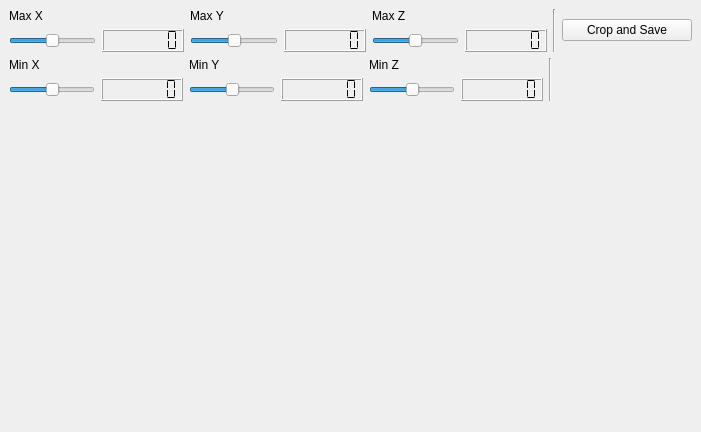
<?xml version="1.0" encoding="UTF-8"?>
<ui version="4.0">
 <class>CropCloud</class>
 <widget class="QMainWindow" name="CropCloud">
  <property name="geometry">
   <rect>
    <x>0</x>
    <y>0</y>
    <width>701</width>
    <height>432</height>
   </rect>
  </property>
  <property name="windowTitle">
   <string>PCLViewer</string>
  </property>
  <widget class="QWidget" name="central_widget">
   <layout class="QGridLayout" name="grid_layout">
    <item row="0" column="0">
     <layout class="QVBoxLayout" name="vertical_layout">
      <item>
       <layout class="QHBoxLayout" name="horizontal_layout_max">
        <item>
         <layout class="QGridLayout" name="grid_layout_max_x">
          <item row="1" column="0">
           <widget class="QSlider" name="slider_max_x">
            <property name="minimum">
             <number>-10000</number>
            </property>
            <property name="maximum">
             <number>10000</number>
            </property>
            <property name="orientation">
             <enum>Qt::Horizontal</enum>
            </property>
           </widget>
          </item>
          <item row="0" column="0">
           <widget class="QLabel" name="label_max_x">
            <property name="text">
             <string>Max X</string>
            </property>
           </widget>
          </item>
          <item row="1" column="1">
           <widget class="QLCDNumber" name="number_max_x">
            <property name="digitCount">
             <number>7</number>
            </property>
            <property name="segmentStyle">
             <enum>QLCDNumber::Flat</enum>
            </property>
           </widget>
          </item>
         </layout>
        </item>
        <item>
         <layout class="QGridLayout" name="grid_layout_max_y">
          <item row="0" column="0">
           <widget class="QLabel" name="label_max_y">
            <property name="text">
             <string>Max Y</string>
            </property>
           </widget>
          </item>
          <item row="1" column="1">
           <widget class="QLCDNumber" name="number_max_y">
            <property name="digitCount">
             <number>7</number>
            </property>
            <property name="segmentStyle">
             <enum>QLCDNumber::Flat</enum>
            </property>
           </widget>
          </item>
          <item row="1" column="0">
           <widget class="QSlider" name="slider_max_y">
            <property name="minimum">
             <number>-10000</number>
            </property>
            <property name="maximum">
             <number>10000</number>
            </property>
            <property name="orientation">
             <enum>Qt::Horizontal</enum>
            </property>
           </widget>
          </item>
         </layout>
        </item>
        <item>
         <layout class="QGridLayout" name="grid_layout_max_z">
          <item row="1" column="1">
           <widget class="QLCDNumber" name="number_max_z">
            <property name="digitCount">
             <number>7</number>
            </property>
            <property name="segmentStyle">
             <enum>QLCDNumber::Flat</enum>
            </property>
           </widget>
          </item>
          <item row="1" column="0">
           <widget class="QSlider" name="slider_max_z">
            <property name="minimum">
             <number>-10000</number>
            </property>
            <property name="maximum">
             <number>10000</number>
            </property>
            <property name="orientation">
             <enum>Qt::Horizontal</enum>
            </property>
           </widget>
          </item>
          <item row="0" column="0">
           <widget class="QLabel" name="label_max_z">
            <property name="text">
             <string>Max Z</string>
            </property>
           </widget>
          </item>
         </layout>
        </item>
        <item>
         <widget class="Line" name="line_max">
          <property name="orientation">
           <enum>Qt::Vertical</enum>
          </property>
         </widget>
        </item>
        <item>
         <widget class="QPushButton" name="save_button">
          <property name="sizePolicy">
           <sizepolicy hsizetype="Fixed" vsizetype="Fixed">
            <horstretch>0</horstretch>
            <verstretch>0</verstretch>
           </sizepolicy>
          </property>
          <property name="minimumSize">
           <size>
            <width>130</width>
            <height>0</height>
           </size>
          </property>
          <property name="maximumSize">
           <size>
            <width>130</width>
            <height>16777215</height>
           </size>
          </property>
          <property name="text">
           <string>Crop and Save</string>
          </property>
         </widget>
        </item>
       </layout>
      </item>
      <item>
       <layout class="QHBoxLayout" name="horizontal_layout_min">
        <item>
         <layout class="QGridLayout" name="grid_layout_min_x">
          <item row="1" column="0">
           <widget class="QSlider" name="slider_min_x">
            <property name="minimum">
             <number>-10000</number>
            </property>
            <property name="maximum">
             <number>10000</number>
            </property>
            <property name="orientation">
             <enum>Qt::Horizontal</enum>
            </property>
           </widget>
          </item>
          <item row="0" column="0">
           <widget class="QLabel" name="label_min_x">
            <property name="text">
             <string>Min X</string>
            </property>
           </widget>
          </item>
          <item row="1" column="1">
           <widget class="QLCDNumber" name="number_min_x">
            <property name="digitCount">
             <number>7</number>
            </property>
            <property name="segmentStyle">
             <enum>QLCDNumber::Flat</enum>
            </property>
           </widget>
          </item>
         </layout>
        </item>
        <item>
         <layout class="QGridLayout" name="grid_layout_min_y">
          <item row="0" column="0">
           <widget class="QLabel" name="label_min_y">
            <property name="text">
             <string>Min Y</string>
            </property>
           </widget>
          </item>
          <item row="1" column="1">
           <widget class="QLCDNumber" name="number_min_y">
            <property name="digitCount">
             <number>7</number>
            </property>
            <property name="segmentStyle">
             <enum>QLCDNumber::Flat</enum>
            </property>
           </widget>
          </item>
          <item row="1" column="0">
           <widget class="QSlider" name="slider_min_y">
            <property name="minimum">
             <number>-10000</number>
            </property>
            <property name="maximum">
             <number>10000</number>
            </property>
            <property name="orientation">
             <enum>Qt::Horizontal</enum>
            </property>
           </widget>
          </item>
         </layout>
        </item>
        <item>
         <layout class="QGridLayout" name="grid_layout_min_z">
          <item row="1" column="1">
           <widget class="QLCDNumber" name="number_min_z">
            <property name="digitCount">
             <number>7</number>
            </property>
            <property name="segmentStyle">
             <enum>QLCDNumber::Flat</enum>
            </property>
           </widget>
          </item>
          <item row="1" column="0">
           <widget class="QSlider" name="slider_min_z">
            <property name="minimum">
             <number>-10000</number>
            </property>
            <property name="maximum">
             <number>10000</number>
            </property>
            <property name="orientation">
             <enum>Qt::Horizontal</enum>
            </property>
           </widget>
          </item>
          <item row="0" column="0">
           <widget class="QLabel" name="label_min_z">
            <property name="text">
             <string>Min Z</string>
            </property>
           </widget>
          </item>
         </layout>
        </item>
        <item>
         <widget class="Line" name="line_min">
          <property name="orientation">
           <enum>Qt::Vertical</enum>
          </property>
         </widget>
        </item>
        <item>
         <spacer name="horizontal_spacer">
          <property name="orientation">
           <enum>Qt::Horizontal</enum>
          </property>
          <property name="sizeType">
           <enum>QSizePolicy::Preferred</enum>
          </property>
          <property name="sizeHint" stdset="0">
           <size>
            <width>140</width>
            <height>0</height>
           </size>
          </property>
         </spacer>
        </item>
       </layout>
      </item>
      <item>
       <widget class="QVTKWidget" name="pcl_widget" native="true">
        <property name="sizePolicy">
         <sizepolicy hsizetype="Expanding" vsizetype="Expanding">
          <horstretch>0</horstretch>
          <verstretch>0</verstretch>
         </sizepolicy>
        </property>
        <property name="minimumSize">
         <size>
          <width>300</width>
          <height>300</height>
         </size>
        </property>
       </widget>
      </item>
     </layout>
    </item>
   </layout>
  </widget>
 </widget>
 <customwidgets>
  <customwidget>
   <class>QVTKWidget</class>
   <extends>QWidget</extends>
   <header location="global">QVTKWidget.h</header>
   <container>1</container>
  </customwidget>
 </customwidgets>
 <resources/>
 <connections/>
</ui>
